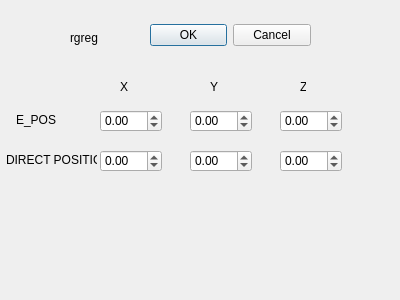
<?xml version="1.0" encoding="UTF-8"?>
<ui version="4.0">
 <class>LineDialog</class>
 <widget class="QDialog" name="LineDialog">
  <property name="geometry">
   <rect>
    <x>0</x>
    <y>0</y>
    <width>400</width>
    <height>300</height>
   </rect>
  </property>
  <property name="windowTitle">
   <string>Dialog</string>
  </property>
  <widget class="QDialogButtonBox" name="buttonBox">
   <property name="geometry">
    <rect>
     <x>150</x>
     <y>20</y>
     <width>161</width>
     <height>31</height>
    </rect>
   </property>
   <property name="orientation">
    <enum>Qt::Horizontal</enum>
   </property>
   <property name="standardButtons">
    <set>QDialogButtonBox::Cancel|QDialogButtonBox::Ok</set>
   </property>
  </widget>
  <widget class="QDoubleSpinBox" name="xEye">
   <property name="geometry">
    <rect>
     <x>100</x>
     <y>110</y>
     <width>62</width>
     <height>22</height>
    </rect>
   </property>
   <property name="minimum">
    <double>-100.000000000000000</double>
   </property>
  </widget>
  <widget class="QDoubleSpinBox" name="yEye">
   <property name="geometry">
    <rect>
     <x>190</x>
     <y>110</y>
     <width>62</width>
     <height>22</height>
    </rect>
   </property>
   <property name="minimum">
    <double>-100.000000000000000</double>
   </property>
  </widget>
  <widget class="QDoubleSpinBox" name="zEye">
   <property name="geometry">
    <rect>
     <x>280</x>
     <y>110</y>
     <width>62</width>
     <height>22</height>
    </rect>
   </property>
   <property name="minimum">
    <double>-100.000000000000000</double>
   </property>
  </widget>
  <widget class="QDoubleSpinBox" name="xDirection">
   <property name="geometry">
    <rect>
     <x>100</x>
     <y>150</y>
     <width>62</width>
     <height>22</height>
    </rect>
   </property>
   <property name="minimum">
    <double>-100.000000000000000</double>
   </property>
  </widget>
  <widget class="QDoubleSpinBox" name="yDirection">
   <property name="geometry">
    <rect>
     <x>190</x>
     <y>150</y>
     <width>62</width>
     <height>22</height>
    </rect>
   </property>
   <property name="minimum">
    <double>-100.000000000000000</double>
   </property>
  </widget>
  <widget class="QDoubleSpinBox" name="zDirection">
   <property name="geometry">
    <rect>
     <x>280</x>
     <y>150</y>
     <width>62</width>
     <height>22</height>
    </rect>
   </property>
   <property name="minimum">
    <double>-100.000000000000000</double>
   </property>
  </widget>
  <widget class="QLabel" name="label">
   <property name="geometry">
    <rect>
     <x>16</x>
     <y>110</y>
     <width>81</width>
     <height>20</height>
    </rect>
   </property>
   <property name="text">
    <string>E_POS</string>
   </property>
  </widget>
  <widget class="QLabel" name="label_2">
   <property name="geometry">
    <rect>
     <x>6</x>
     <y>150</y>
     <width>91</width>
     <height>20</height>
    </rect>
   </property>
   <property name="text">
    <string>DIRECT POSITION</string>
   </property>
  </widget>
  <widget class="QLabel" name="label_3">
   <property name="geometry">
    <rect>
     <x>120</x>
     <y>80</y>
     <width>47</width>
     <height>13</height>
    </rect>
   </property>
   <property name="text">
    <string>X</string>
   </property>
  </widget>
  <widget class="QLabel" name="label_4">
   <property name="geometry">
    <rect>
     <x>210</x>
     <y>80</y>
     <width>47</width>
     <height>13</height>
    </rect>
   </property>
   <property name="text">
    <string>Y</string>
   </property>
  </widget>
  <widget class="QLabel" name="label_5">
   <property name="geometry">
    <rect>
     <x>300</x>
     <y>80</y>
     <width>6</width>
     <height>13</height>
    </rect>
   </property>
   <property name="text">
    <string>Z</string>
   </property>
  </widget>
  <widget class="QLabel" name="label_6">
   <property name="geometry">
    <rect>
     <x>70</x>
     <y>30</y>
     <width>251</width>
     <height>16</height>
    </rect>
   </property>
   <property name="text">
    <string>rgreg</string>
   </property>
  </widget>
 </widget>
 <resources/>
 <connections>
  <connection>
   <sender>buttonBox</sender>
   <signal>accepted()</signal>
   <receiver>LineDialog</receiver>
   <slot>accept()</slot>
   <hints>
    <hint type="sourcelabel">
     <x>248</x>
     <y>254</y>
    </hint>
    <hint type="destinationlabel">
     <x>157</x>
     <y>274</y>
    </hint>
   </hints>
  </connection>
  <connection>
   <sender>buttonBox</sender>
   <signal>rejected()</signal>
   <receiver>LineDialog</receiver>
   <slot>reject()</slot>
   <hints>
    <hint type="sourcelabel">
     <x>316</x>
     <y>260</y>
    </hint>
    <hint type="destinationlabel">
     <x>286</x>
     <y>274</y>
    </hint>
   </hints>
  </connection>
 </connections>
</ui>
